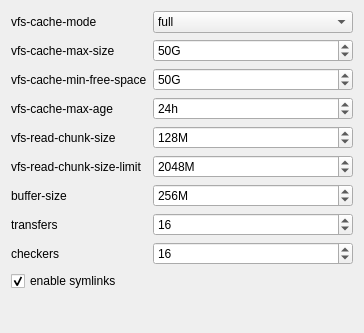
          <widget class="QWidget" name="settingsAdvancedLayout">
           <property name="geometry">
            <rect>
             <x>0</x>
             <y>0</y>
             <width>364</width>
             <height>333</height>
            </rect>
           </property>
           <layout class="QFormLayout" name="formLayout_2">
            <item row="0" column="0">
             <widget class="QLabel" name="settingsCacheModeLabel">
              <property name="text">
               <string>vfs-cache-mode</string>
              </property>
             </widget>
            </item>
            <item row="2" column="1">
             <widget class="QSpinBox" name="settingsCacheMaxSize">
              <property name="suffix">
               <string>G</string>
              </property>
              <property name="maximum">
               <number>999999</number>
              </property>
              <property name="value">
               <number>50</number>
              </property>
             </widget>
            </item>
            <item row="2" column="0">
             <widget class="QLabel" name="settingsCacheMaxSizeLabel">
              <property name="text">
               <string>vfs-cache-max-size</string>
              </property>
             </widget>
            </item>
            <item row="10" column="0">
             <widget class="QCheckBox" name="settingsLinks">
              <property name="text">
               <string>enable symlinks</string>
              </property>
              <property name="checked">
               <bool>true</bool>
              </property>
             </widget>
            </item>
            <item row="9" column="0">
             <widget class="QLabel" name="settingsCheckersLabel">
              <property name="text">
               <string>checkers</string>
              </property>
             </widget>
            </item>
            <item row="9" column="1">
             <widget class="QSpinBox" name="settingsCheckers">
              <property name="value">
               <number>16</number>
              </property>
             </widget>
            </item>
            <item row="8" column="0">
             <widget class="QLabel" name="settingsTransfersLabel">
              <property name="text">
               <string>transfers</string>
              </property>
             </widget>
            </item>
            <item row="8" column="1">
             <widget class="QSpinBox" name="settingsTransfers">
              <property name="value">
               <number>16</number>
              </property>
             </widget>
            </item>
            <item row="7" column="0">
             <widget class="QLabel" name="settingsBufferSizeLabel">
              <property name="text">
               <string>buffer-size</string>
              </property>
             </widget>
            </item>
            <item row="7" column="1">
             <widget class="QSpinBox" name="settingsBufferSize">
              <property name="suffix">
               <string>M</string>
              </property>
              <property name="maximum">
               <number>999999</number>
              </property>
              <property name="value">
               <number>256</number>
              </property>
             </widget>
            </item>
            <item row="6" column="0">
             <widget class="QLabel" name="settingsReadChunkSizeLimitLabel">
              <property name="text">
               <string>vfs-read-chunk-size-limit</string>
              </property>
             </widget>
            </item>
            <item row="6" column="1">
             <widget class="QSpinBox" name="settingsReadChunkSizeLimit">
              <property name="suffix">
               <string>M</string>
              </property>
              <property name="maximum">
               <number>999999</number>
              </property>
              <property name="value">
               <number>2048</number>
              </property>
             </widget>
            </item>
            <item row="5" column="0">
             <widget class="QLabel" name="settingsReadChunkSizeLabel">
              <property name="text">
               <string>vfs-read-chunk-size</string>
              </property>
             </widget>
            </item>
            <item row="5" column="1">
             <widget class="QSpinBox" name="settingsReadChunkSize">
              <property name="suffix">
               <string>M</string>
              </property>
              <property name="maximum">
               <number>999999</number>
              </property>
              <property name="value">
               <number>128</number>
              </property>
             </widget>
            </item>
            <item row="4" column="0">
             <widget class="QLabel" name="settingsCacheMaxAgeLabel">
              <property name="text">
               <string>vfs-cache-max-age</string>
              </property>
             </widget>
            </item>
            <item row="4" column="1">
             <widget class="QSpinBox" name="settingsCacheMaxAge">
              <property name="suffix">
               <string>h</string>
              </property>
              <property name="maximum">
               <number>240</number>
              </property>
              <property name="value">
               <number>24</number>
              </property>
             </widget>
            </item>
            <item row="3" column="0">
             <widget class="QLabel" name="settingsCacheMinFreeSpaceLabel">
              <property name="text">
               <string>vfs-cache-min-free-space</string>
              </property>
             </widget>
            </item>
            <item row="3" column="1">
             <widget class="QSpinBox" name="settingsCacheMinFreeSpace">
              <property name="suffix">
               <string>G</string>
              </property>
              <property name="maximum">
               <number>999999</number>
              </property>
              <property name="value">
               <number>50</number>
              </property>
             </widget>
            </item>
            <item row="0" column="1">
             <widget class="QComboBox" name="settingsCacheMode">
              <property name="currentIndex">
               <number>3</number>
              </property>
              <item>
               <property name="text">
                <string>off</string>
               </property>
              </item>
              <item>
               <property name="text">
                <string>minimal</string>
               </property>
              </item>
              <item>
               <property name="text">
                <string>writes</string>
               </property>
              </item>
              <item>
               <property name="text">
                <string>full</string>
               </property>
              </item>
             </widget>
            </item>
           </layout>
          </widget>
